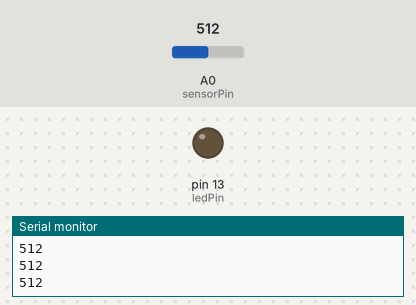
The sketch below on a simulated Arduino Uno, built with avr-gcc and run on an emulated ATmega328P. On the bench: output pins drawn as LEDs (lit = HIGH), the last lines printed to the serial monitor. The inputs (shaded band) are chosen by the test bench; at power-on: A0 (sensorPin) = 512.

Above: at 1.3 s.
1.4 s: A0 (sensorPin) set to 484
At 2.2 s:
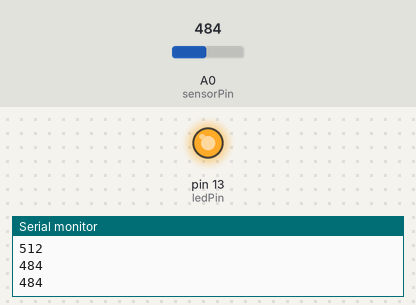
3.0 s: A0 (sensorPin) set to 510
At 3.4 s:
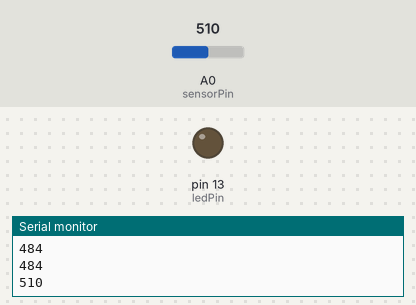
4.5 s: A0 (sensorPin) set to 490
At 5.8 s:
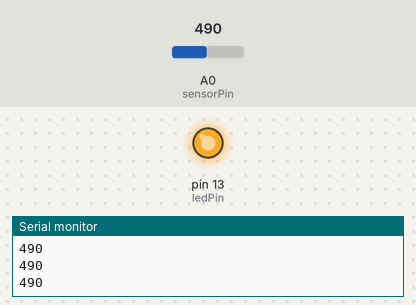
Timing chart, 0 to 7.5 s (numbered marks = the images above; inputs shaded):
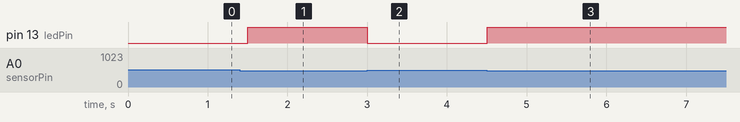

Measured:
- the behaviour switches between 500 and 499 on A0 (sensorPin) (found by bisection; images 0 and 1)
- after the input at 1.4 s, pin 13 (ledPin): LOW → HIGH after 0.10 s
- after the input at 3.0 s, pin 13 (ledPin): HIGH → LOW at once
- after the input at 4.5 s, pin 13 (ledPin): LOW → HIGH at once

The sketch:

sensor_code.ino
```cpp
int sensorPin = A0;
int ledPin = 13;
int threshold = 500;

void setup() {
  pinMode(ledPin, OUTPUT);
  Serial.begin(9600);
}

void loop() {
  int sensorValue = analogRead(sensorPin);
  Serial.println(sensorValue);

  if (sensorValue < threshold) {
    digitalWrite(ledPin, HIGH);
  } else {
    digitalWrite(ledPin, LOW);
  }

  delay(500);
}
```
